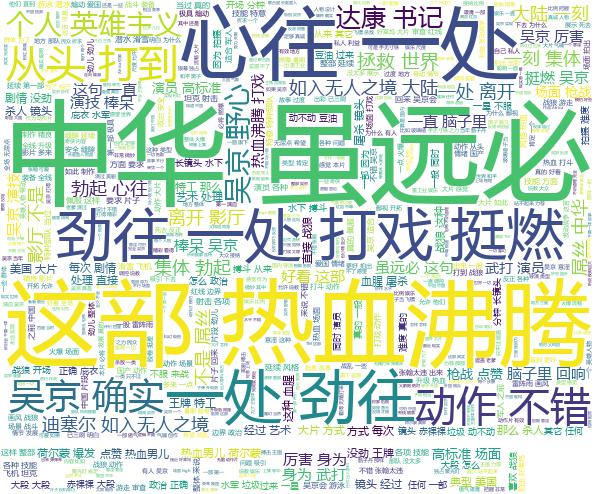

This figure's Python source:
# -*- coding: utf-8 -*-
"""
Created on Tue Aug  8 21:46:04 2017

@author: lkj
"""

# -*- coding:utf-8 -*-
import codecs

import jieba
from scipy.misc import imread
from wordcloud import WordCloud


# 绘制词云
def save_jieba_result():
    # 设置多线程切割
    #jieba.enable_parallel(4)
    with codecs.open('comments.txt', encoding='utf-8') as f:
        comment_text = f.read()
    cut_text = " ".join(jieba.cut(comment_text))  # 将jieba分词得到的关键词用空格连接成为字符串
    with codecs.open('jieba.txt', 'a', encoding='utf-8') as f:
        f.write(cut_text)


def draw_wordcloud2():
    with codecs.open('jieba.txt', encoding='utf-8') as f:
        comment_text = f.read()

    color_mask = imread("zhanlang2.jpg")  # 读取背景图片,可以改为自己的

    stopwords = [u'就是', u'电影', u'你们', u'这么', u'不过', u'但是', u'什么', u'没有', u'这个', u'那个', u'大家', u'比较', u'看到', u'真是',
                 u'除了', u'时候', u'已经', u'可以',u'湄公河']
    #font_path需要指定，否则中文会乱码，这里用的是微软雅黑
    cloud = WordCloud(font_path="MSYH.TTF", background_color='white',
                      max_words=2000, max_font_size=200, min_font_size=4, mask=color_mask,stopwords=stopwords)
    word_cloud = cloud.generate(comment_text)  # 产生词云
    word_cloud.to_file("zhanlang2_cloud.jpg")

save_jieba_result()
draw_wordcloud2()
